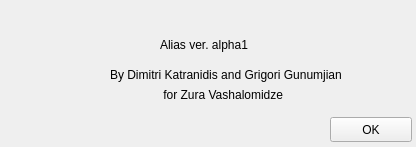
<?xml version="1.0" encoding="UTF-8"?>
<ui version="4.0">
 <class>Alias_about</class>
 <widget class="QWidget" name="Alias_about">
  <property name="geometry">
   <rect>
    <x>0</x>
    <y>0</y>
    <width>416</width>
    <height>147</height>
   </rect>
  </property>
  <property name="minimumSize">
   <size>
    <width>416</width>
    <height>147</height>
   </size>
  </property>
  <property name="maximumSize">
   <size>
    <width>416</width>
    <height>147</height>
   </size>
  </property>
  <property name="windowTitle">
   <string>Form</string>
  </property>
  <property name="styleSheet">
   <string notr="true">&lt;?xml version=&quot;1.0&quot; encoding=&quot;UTF-8&quot;?&gt;
&lt;ui version=&quot;4.0&quot;&gt;
 &lt;widget name=&quot;__qt_fake_top_level&quot;&gt;
  &lt;widget class=&quot;QLabel&quot; name=&quot;label_4&quot;&gt;
   &lt;property name=&quot;geometry&quot;&gt;
    &lt;rect&gt;
     &lt;x&gt;30&lt;/x&gt;
     &lt;y&gt;20&lt;/y&gt;
     &lt;width&gt;81&lt;/width&gt;
     &lt;height&gt;101&lt;/height&gt;
    &lt;/rect&gt;
   &lt;/property&gt;
   &lt;property name=&quot;styleSheet&quot;&gt;
    &lt;string notr=&quot;true&quot;&gt; QPixmap pixmap(&amp;quot;url(:/newPrefix/Alias_logo.png)&amp;quot;);
 ui-&amp;gt;label-&amp;gt;setPixmap(pixmap);
&lt;/string&gt;
   &lt;/property&gt;
   &lt;property name=&quot;text&quot;&gt;
    &lt;string/&gt;
   &lt;/property&gt;
  &lt;/widget&gt;
 &lt;/widget&gt;
 &lt;resources/&gt;
&lt;/ui&gt;
</string>
  </property>
  <widget class="QPushButton" name="pushButton">
   <property name="geometry">
    <rect>
     <x>330</x>
     <y>117</y>
     <width>82</width>
     <height>25</height>
    </rect>
   </property>
   <property name="text">
    <string>OK</string>
   </property>
  </widget>
  <widget class="QLabel" name="label">
   <property name="geometry">
    <rect>
     <x>160</x>
     <y>37</y>
     <width>91</width>
     <height>16</height>
    </rect>
   </property>
   <property name="text">
    <string>Alias ver. alpha1</string>
   </property>
  </widget>
  <widget class="QLabel" name="label_2">
   <property name="geometry">
    <rect>
     <x>110</x>
     <y>67</y>
     <width>231</width>
     <height>16</height>
    </rect>
   </property>
   <property name="text">
    <string>By Dimitri Katranidis and Grigori Gunumjiani</string>
   </property>
  </widget>
  <widget class="QLabel" name="label_3">
   <property name="geometry">
    <rect>
     <x>160</x>
     <y>87</y>
     <width>131</width>
     <height>16</height>
    </rect>
   </property>
   <property name="text">
    <string> for Zura Vashalomidze</string>
   </property>
  </widget>
  <widget class="QLabel" name="logo_lable">
   <property name="geometry">
    <rect>
     <x>10</x>
     <y>30</y>
     <width>81</width>
     <height>71</height>
    </rect>
   </property>
   <property name="text">
    <string/>
   </property>
   <property name="pixmap">
    <pixmap resource="a.qrc">:/newPrefix/Alias_logo.png</pixmap>
   </property>
   <property name="scaledContents">
    <bool>true</bool>
   </property>
  </widget>
 </widget>
 <resources>
  <include location="a.qrc"/>
 </resources>
 <connections>
  <connection>
   <sender>pushButton</sender>
   <signal>clicked()</signal>
   <receiver>Alias_about</receiver>
   <slot>close()</slot>
   <hints>
    <hint type="sourcelabel">
     <x>370</x>
     <y>129</y>
    </hint>
    <hint type="destinationlabel">
     <x>207</x>
     <y>73</y>
    </hint>
   </hints>
  </connection>
 </connections>
</ui>
